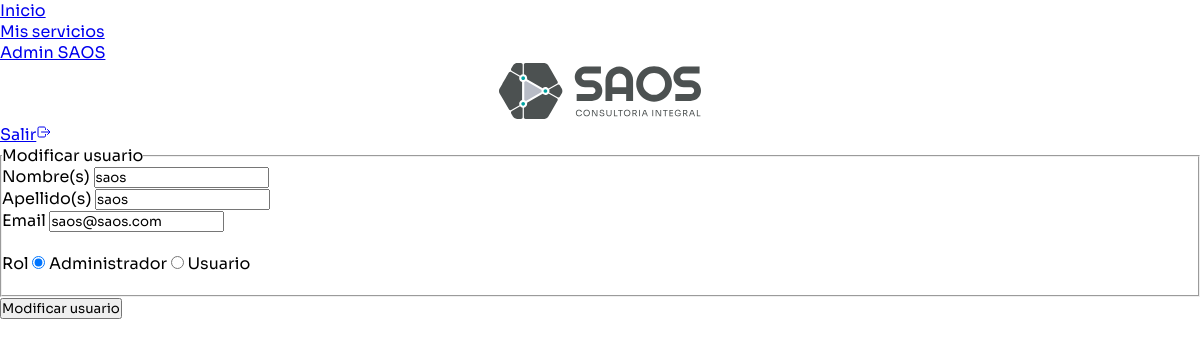
Screenshot of /edit_user/1 (signed in) with the database file from the repository.
### website/models.py (models this page shows)
class User(db.Model, UserMixin):
    id = db.Column(db.Integer, primary_key=True)
    email = db.Column(db.String(250), unique=True)
    password = db.Column(db.String(250))
    nombre = db.Column(db.String(250))
    apellido = db.Column(db.String(250))
    tipo = db.Column(db.String(250))
    fecha = db.Column(db.DateTime(timezone=True), default=func.now())
    cuotas = db.relationship('Cuotas', back_populates='user', lazy=True, cascade="all, delete-orphan")
    permits = db.relationship('Permit', back_populates='user', lazy=True, cascade="all, delete-orphan")

### website/auth.py (the view)
@auth.route('/edit_user/<string:id>', methods=['GET', 'POST'])
@login_required
@tipo_usuario_aceptado('admin')
def edit_user(id):
    usuario = User.query.filter_by(id = id).first()
    if usuario:
        print(usuario.tipo)
    return render_template('admin_edit_contact.html', usuario=usuario, user=current_user)

### website/utils.py (called while the page is built)
def tipo_usuario_aceptado(tipo):
    def decorator(func):
        @wraps(func)
        def wrapper(*args, **kwargs):
            if not current_user.is_authenticated:
                abort(401)  # Usuario no autenticado
            if current_user.tipo not in tipo:
                abort(403)  # Usuario no tiene permiso
            return func(*args, **kwargs)
        return wrapper
    return decorator

### website/templates/admin_edit_contact.html (shortened to what this page needs)
{% extends "base.html" %} {% block title %}Editar usuario{% endblock %}
{% block main_content %}
<div id="modal-edit" uk-modal>
    <div class="uk-modal-dialog uk-modal-body">
        <form action="/update_user/{{ usuario.id }}" method='POST'>
            <fieldset class="uk-fieldset">
                <legend class="uk-legend">Modificar usuario</legend>
                <div class="uk-form-controls">
                    <label class="uk-form-label" for="form-stacked-text">Nombre(s)</label>
                    <input type="text" class="uk-input" name="nombre" value="{{ usuario.nombre }}">
                </div>
                <div class="uk-form-controls">
                    <label class="uk-form-label" for="form-stacked-text">Apellido(s)</label>
                    <input type="text" class="uk-input" name="apellido" value="{{ usuario.apellido }}">
                </div>
                <div class="uk-form-controls">
                    <label class="uk-form-label" for="form-stacked-text">Email</label>
                    <input type="email" class="uk-input" name="email" value="{{ usuario.email }}">
                </div>
                <br>
                <div class="uk-form-controls">
                    <div class="uk-margin uk-grid-small uk-child-width-auto uk-grid">
                        <label class="uk-form-label" for="form-stacked-text">Rol</label>
                        <label>
                            <input class="uk-radio" type="radio" name="rol" value="admin" {% if usuario.tipo=='admin'
                                %}checked{% endif %}> Administrador
                        </label>
                        <label>
                            <input class="uk-radio" type="radio" name="rol" value="user" > Usuario
                        </label>
                    </div>
                </div>
                <br />
            </fieldset>
            <button type="submit" class="uk-button uk-button-secondary .uk-width-1-1">Modificar usuario</button>
        </form>
    </div>
</div>
{% endblock %}

### website/static/css/index.css (style rules this page uses)
* { margin: 0; padding: 0; font-family: "Sora", sans-serif; }
.uk-modal-dialog { border-radius: 20px; }

### rows the page displays
User: nombre "saos", apellido "saos", email "saos@saos.com", tipo "☑ Administrador", tipo "☐ Usuario"
